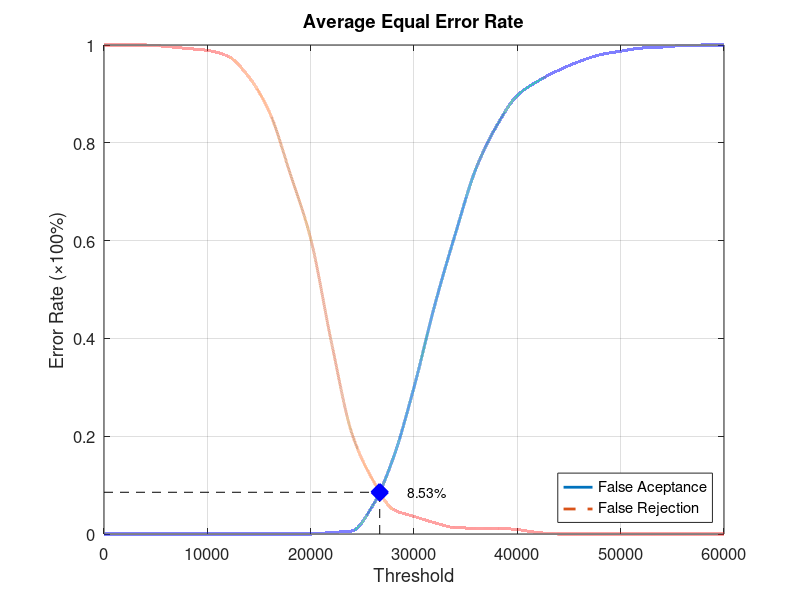
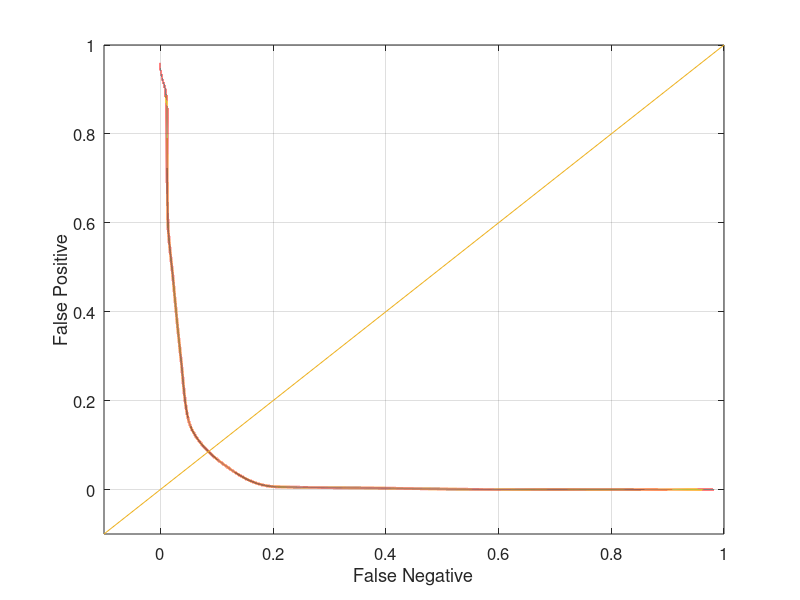

MATLAB code for these plots, in order:
function yEER = Database3Average
close all;
clear;
clc;
x = 0:2000:60000;
xq = 0:0.5:60000;

y0 = [0 0 0 0 0 0 0 0 0 0 0 0.0031579 0.00631579 0.0578947 0.155789 0.3 0.467368 0.613684 0.747368 0.834737 0.896842 0.926316 0.948421 0.966316 0.98 0.987368 0.993684 0.99579 0.998947 1 1];
yy0 = interp1(x, y0, xq, 'pchip');
y1 = [1 1 1 0.997 0.993 0.989 0.977 0.935 0.863 0.738 0.604 0.393 0.205 0.111 0.05 0.036 0.023 0.013 0.012 0.012 0.009 0.003 0 0 0 0 0 0 0 0 0];
yy1 = interp1(x, y1, xq, 'pchip');

% Calculating EER: 
y2 = abs(y0 - y1);
find(y2 == min(y2))
yy2 = abs(yy0 - yy1);
xEER = find(yy2 == min(yy2));
xEERIndex = xq(xEER) % X-axis EER
yEER = yy0(xEER) % Y-axis EER

main = figure
plot(xq, yy0,'-','LineWidth', 2);	hold on
plot(xq, yy1,'--','LineWidth', 2);	hold on
plot([xEERIndex xEERIndex], [0 yEER], 'k--');	hold on
plot([0 xEERIndex], [yEER yEER], 'k--');	hold on
plot(xEERIndex, yEER, 'bx', 'LineWidth', 10);	hold on
text(xEERIndex + 10 * xEERIndex / 100, yEER, [num2str(round((10000 * yEER)) / 100) '%'])
legend('False Aceptance', 'False Rejection', 'Location', 'SouthEast')
xlabel('Threshold')
ylabel('Error Rate (\times100%)')
title('Average Equal Error Rate')
set(gca, 'FontSize', 12)
axis([0 60000 0 1])
grid on

print(main, 'Database3AverageMain', '-dpng');
FNRxFPR = figure('Color', [1 1 1]);
plot(yy1, yy0, '-', yy1, yy0, 'LineWidth', 2);
hold on
y = -0.1:0.1:1
plot(y, y); 
set(gca, 'FontSize', 12)
xlabel('False Negative')
ylabel('False Positive')
axis([-0.1 1 -0.1 1])
set(gca, 'FontSize', 12)
grid on

print(FNRxFPR, 'Database3AverageFNRxFPR','-dpng');
end
